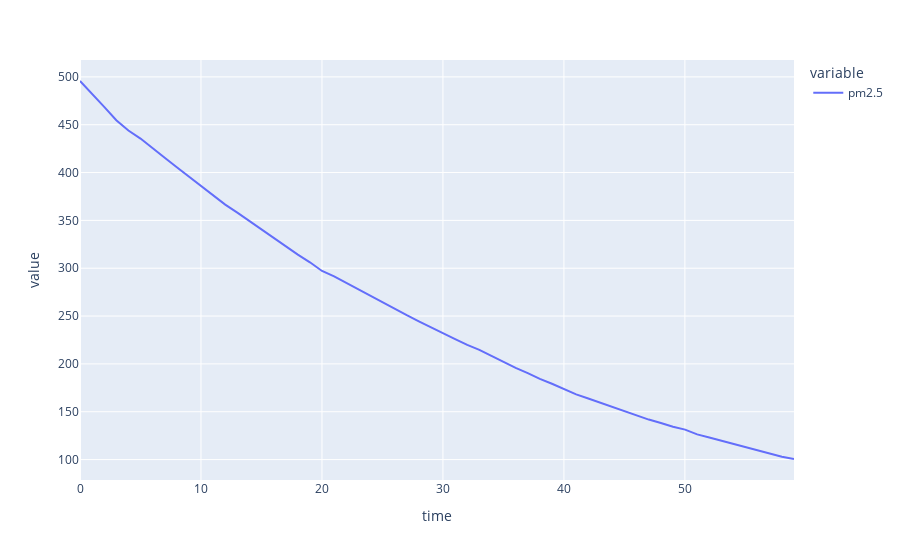

The cell this chart's notebook holds for it:
### Code cell
df.set_index('time').plot(kind='line')

### Figure 1 — Plotly figure (JSON) as saved in the notebook; plotly's stock layout.template omitted (floating-point values rounded to 4 significant figures)
{"data": [{"hovertemplate": "variable=pm2.5<br>time=%{x}<br>value=%{y}<extra></extra>", "legendgroup": "pm2.5", "line": {"color": "#636efa", "dash": "solid"}, "marker": {"symbol": "circle"}, "mode": "lines", "name": "pm2.5", "orientation": "v", "showlegend": true, "type": "scatter", "x": [0, 1.0, 2.001, 3.001, 4.001, 5.001, 6.002, 7.002, 8.002, 9.003, 10.0, 11.0, 12.0, 13.0, 14.0, 15.0, 16.0, 17.0, 18.0, 19.01, 20.01, 21.01, 22.01, 23.01, 24.01, 25.01, 26.01, 27.01, 28.01, 29.01, 30.01, 31.01, 32.01, 33.01, 34.01, 35.01, 36.01, 37.01, 38.01, 39.01, 40.01, 41.01, 42.01, 43.01, 44.01, 45.01, 46.01, 47.01, 48.01, 49.01, 50.02, 51.02, 52.02, 53.02, 54.02, 55.02, 56.02, 57.02, 58.02, 59.02], "xaxis": "x", "y": [495.7, 482.7, 468.6, 454.7, 444, 435.5, 425.9, 415.4, 405.6, 395.6, 386.1, 375.8, 366.5, 358.1, 349.2, 340.1, 331.8, 323.1, 314.2, 306.2, 297.1, 291.5, 284.7, 277.6, 270.5, 264.4, 257.6, 250.9, 244.5, 238.1, 231.9, 226, 219.8, 214.7, 208.3, 201.8, 195.9, 190.4, 184.3, 179.3, 173.5, 168.2, 163.9, 159.5, 155.4, 150.6, 146, 141.8, 138.3, 134.3, 131.3, 126.3, 123.1, 119.8, 116.6, 112.7, 110.2, 106.2, 103, 100.6], "yaxis": "y"}], "layout": {"legend": {"title": {"text": "variable"}, "tracegroupgap": 0}, "margin": {"t": 60}, "xaxis": {"anchor": "y", "domain": [0, 1], "title": {"text": "time"}}, "yaxis": {"anchor": "x", "domain": [0, 1], "title": {"text": "value"}}}}
